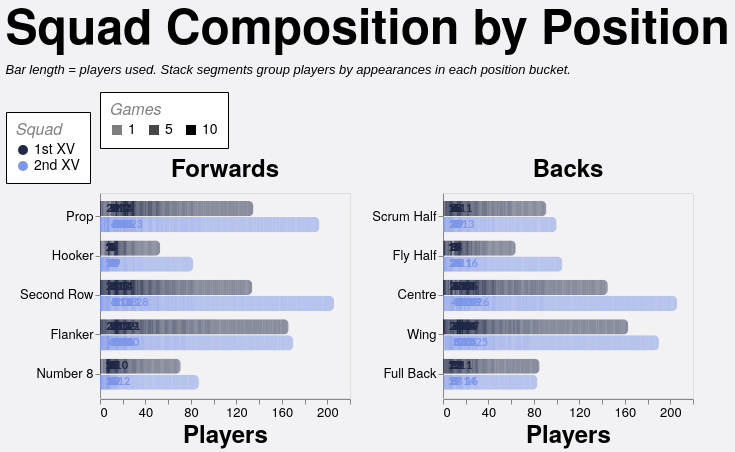

Describe this chart as a Vega-Lite specification.
### Vega-Lite specification from a JSON file in a GitHub repository (floating-point values rounded to 4 significant figures; data arrays with more than 128 entries replaced by an {"elided": "..."} marker saying what was removed)
{"config": {"axis": {"labelFont": "PT Sans Narrow, Helvetica Neue, Helvetica, Arial, sans-serif", "titleFont": "PT Sans Narrow, Helvetica Neue, Helvetica, Arial, sans-serif", "labelFontSize": 13, "titleFontSize": 24, "gridColor": "#202947", "gridOpacity": 0.2, "zindex": 1}, "text": {"font": "Lato, sans-serif"}, "bar": {"cornerRadiusEnd": 5}, "header": {"labelFont": "PT Sans Narrow, Helvetica Neue, Helvetica, Arial, sans-serif", "titleFont": "PT Sans Narrow, Helvetica Neue, Helvetica, Arial, sans-serif", "labelFontSize": 24, "titleFontSize": 28, "labelFontWeight": "bold", "orient": "left"}, "legend": {"labelFont": "PT Sans Narrow, Helvetica Neue, Helvetica, Arial, sans-serif", "titleFont": "PT Sans Narrow, Helvetica Neue, Helvetica, Arial, sans-serif", "labelFontSize": 14, "titleFontSize": 16, "titlePadding": 5, "fillColor": "white", "strokeColor": "black", "padding": 10, "titleFontWeight": "lighter", "titleFontStyle": "italic", "titleColor": "gray", "offset": 10}, "title": {"font": "PT Sans Narrow, Helvetica Neue, Helvetica, Arial, sans-serif", "fontSize": 48, "fontWeight": "bold", "anchor": "start", "align": "center", "titlePadding": 20, "subtitlePadding": 10, "subtitleFontSize": 13, "subtitleColor": "", "subtitleFontStyle": "italic", "offset": 15, "color": "black"}, "axisX": {"labelAngle": 0}, "facet": {"title": null, "header": null, "align": {"row": "each", "column": "each"}}, "resolve": {"scale": {"y": "independent", "facet": "independent"}}, "background": "#f2f1f4", "scale": {"offsetBandPaddingOuter": 0.2, "offsetBandPaddingInner": 0.1}}, "data": {"name": "data-f36996d3e0d9efc39071404f14c54ae2"}, "facet": {"column": {"field": "unit", "sort": ["Forwards", "Backs"], "title": null, "type": "nominal"}}, "spec": {"layer": [{"mark": {"type": "bar"}, "encoding": {"color": {"field": "squad", "legend": {"labelExpr": "datum.value + ' XV'", "orient": "bottom-right", "title": "Squad"}, "scale": {"domain": ["1st", "2nd"], "range": ["#202946", "#7d96e8"]}, "type": "nominal"}, "detail": {"field": "games", "type": "quantitative"}, "opacity": {"field": "games", "legend": {"orient": "top", "title": "Games", "titleOrient": "top", "values": [1, 5, 10]}, "scale": {"domain": [1, 10], "range": [0.5, 1]}, "type": "quantitative"}, "order": {"field": "games", "sort": "descending", "type": "quantitative"}, "tooltip": [{"field": "season", "title": "Season", "type": "nominal"}, {"field": "squad", "title": "Squad", "type": "nominal"}, {"field": "unit", "title": "Unit", "type": "nominal"}, {"field": "position", "title": "Position", "type": "nominal"}, {"field": "players", "title": "Players", "type": "quantitative"}, {"field": "games", "title": "Appearances per player", "type": "quantitative"}], "x": {"axis": {"grid": false, "tickMinStep": 1}, "field": "players", "stack": "zero", "title": "Players", "type": "quantitative"}, "y": {"field": "position", "sort": {"field": "position_order", "op": "min", "order": "ascending"}, "title": null, "type": "nominal"}, "yOffset": {"field": "squad", "scale": {"paddingInner": 0.05, "paddingOuter": 0.01}, "sort": ["1st", "2nd"], "type": "nominal"}}}, {"mark": {"type": "text", "align": "left", "baseline": "middle", "dx": 4, "fontSize": 11, "fontWeight": "bold"}, "encoding": {"color": {"field": "squad", "legend": {"labelExpr": "datum.value + ' XV'", "orient": "bottom-right", "title": "Squad"}, "scale": {"domain": ["1st", "2nd"], "range": ["#202946", "#7d96e8"]}, "type": "nominal"}, "text": {"field": "total_players", "format": ".0f", "type": "quantitative"}, "tooltip": [{"field": "season", "title": "Season", "type": "nominal"}, {"field": "countModeLabel", "title": "Position Count Mode", "type": "nominal"}, {"field": "squad", "title": "Squad", "type": "nominal"}, {"field": "unit", "title": "Unit", "type": "nominal"}, {"field": "position", "title": "Position", "type": "nominal"}, {"field": "total_players", "title": "Total Players", "type": "quantitative"}], "x": {"axis": {"grid": false, "tickMinStep": 1}, "field": "total_players", "type": "quantitative"}, "y": {"field": "position", "sort": {"field": "position_order", "op": "min", "order": "ascending"}, "title": null, "type": "nominal"}, "yOffset": {"field": "squad", "scale": {"paddingInner": 0.05, "paddingOuter": 0.01}, "sort": ["1st", "2nd"], "type": "nominal"}}, "transform": [{"aggregate": [{"op": "sum", "field": "players", "as": "total_players"}], "groupby": ["season", "countMode", "countModeLabel", "squad", "unit", "position", "position_order"]}]}], "height": {"step": 16}, "width": 250}, "resolve": {"scale": {"x": "shared", "y": "independent"}}, "spacing": 20, "title": {"text": "Squad Composition by Position", "subtitle": ["Bar length = players used. Stack segments group players by appearances in each position bucket."]}, "$schema": "https://vega.github.io/schema/vega-lite/v5.20.1.json", "datasets": {"data-f36996d3e0d9efc39071404f14c54ae2": {"elided": "1520 records"}}}
